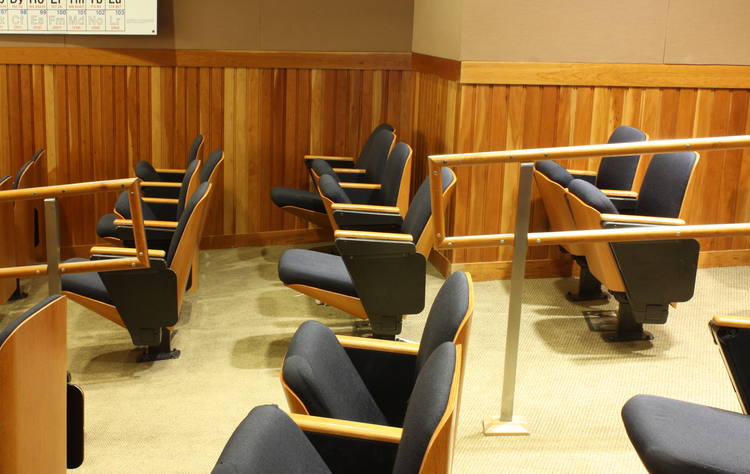
#> input picture Stereo Correspondence/left3.png, 750 x 474 px
$ python run.py
#> lines starting #> are read from the running program, lines starting #| are printed output that depends on the picture
import numpy as np
import cv2
import networkx as nx
import maxflow
from scipy.signal import convolve2d


def calculate_ssd(img1, img2, pixels):
    ssd = np.zeros((img1.shape[0], img1.shape[1], pixels))
    for i in range(pixels):
        diff = img1 - np.roll(img2, i, axis=1)
        ssd[:, :, i] = convolve2d(diff**2, np.ones((1, 1)), mode='valid')
    return ssd

def compute_disparity_ssd(img1, img2, direction, kernel_size, pixels):
    '''
    ssd disparity map
    '''
    ssd = calculate_ssd(img1, img2, pixels)
    disparity_map = np.zeros_like(img1)
    for i in range(0, img1.shape[1] - kernel_size + 1):
        for j in range(0, img1.shape[0] - kernel_size + 1):
            if direction == 0:
                ssd_tx = np.sum(ssd[j:(j+kernel_size), i:(i+kernel_size), :], axis=(0, 1))
            elif direction == 1:
                ssd_tx = np.sum(ssd[(j - kernel_size + 1):(j + 1), i:(i + kernel_size), :], axis=(0, 1))
            disparity_map[j, i] = np.argmin(ssd_tx)
    return disparity_map

def compute_disparity_advanced(left_image, right_image, cost_weight, smoothness_weight=20):
    '''
    graph cut
    '''
    disparity_map = np.abs(left_image - right_image)
    data_cost = disparity_map.astype(np.float32)
    G = nx.Graph()
    height, width = disparity_map.shape
    for i in range(height):
        for j in range(width):
            node_id = i * width + j
            G.add_node(node_id, data_cost=data_cost[i, j])

    for i in range(height - 1):
        for j in range(width - 1):
            node_id1 = i * width + j
            node_id2 = (i + 1) * width + (j + 1)
            smoothness_cost = smoothness_weight * np.abs(disparity_map[i, j] - disparity_map[i + 1, j + 1])
            G.add_edge(node_id1, node_id2, weight=cost_weight * data_cost[i, j] + smoothness_cost)
    _, partition = nx.minimum_cut(G, 0, (height - 1) * width + (width - 1))
    disparity_map_result = np.zeros_like(disparity_map)
    for node_id, _ in enumerate(partition[0]):
        i = node_id // width
        j = node_id % width
        disparity_map_result[i, j] = disparity_map[i, j]
    return disparity_map_result


if __name__ == '__main__':
    left_img = cv2.imread("left3.png", cv2.IMREAD_GRAYSCALE).astype(np.float32)
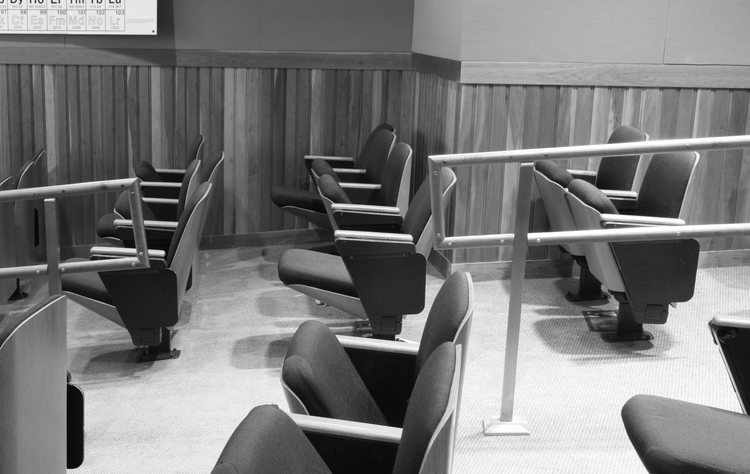
#> left_img: shape (474, 750) float32; min 5, max 255, mean 121.8
    right_img = cv2.imread("right3.png", cv2.IMREAD_GRAYSCALE).astype(np.float32)
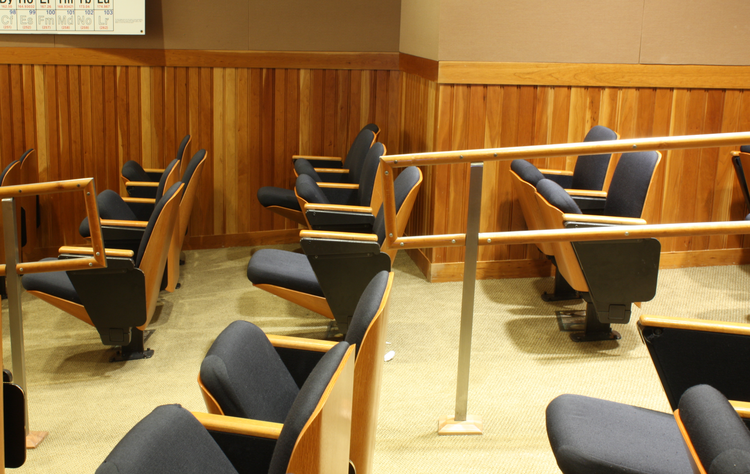
#> input picture Stereo Correspondence/right3.png, 750 x 474 px
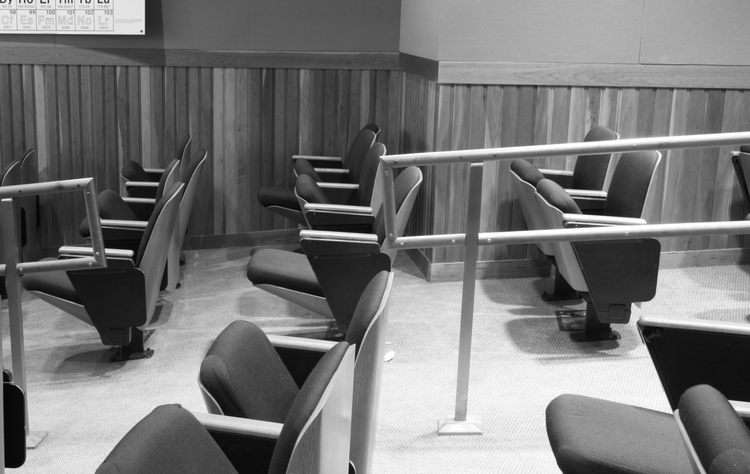
#> right_img: shape (474, 750) float32; min 3, max 255, mean 119.3

    l = compute_disparity_ssd(left_img, right_img, 0, 5, 50)
#> the loop in calculate_ssd, `for i in range(pixels):` made 50 passes
#> pass 1, in calculate_ssd, `diff = img1 - np.roll(img2, i, axis=1)`:
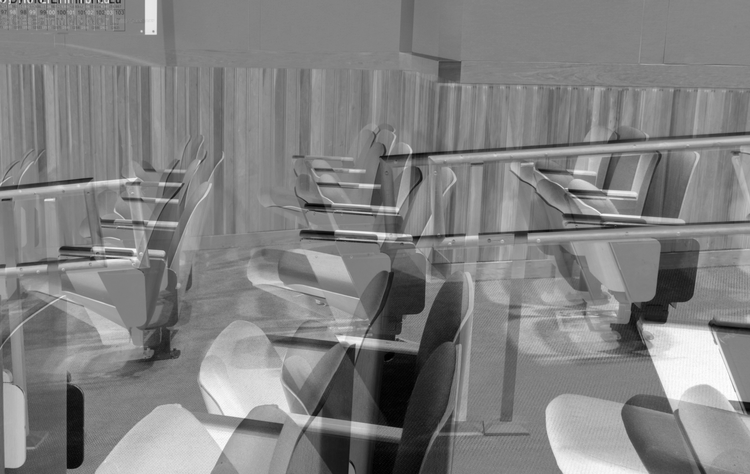
#> diff: shape (474, 750) float32; min -238, max 235, mean 2.6; drawn with min black and max white
#> after the loop in compute_disparity_ssd, `for i in range(0, img1.shape[1] - kernel_size + 1):`:
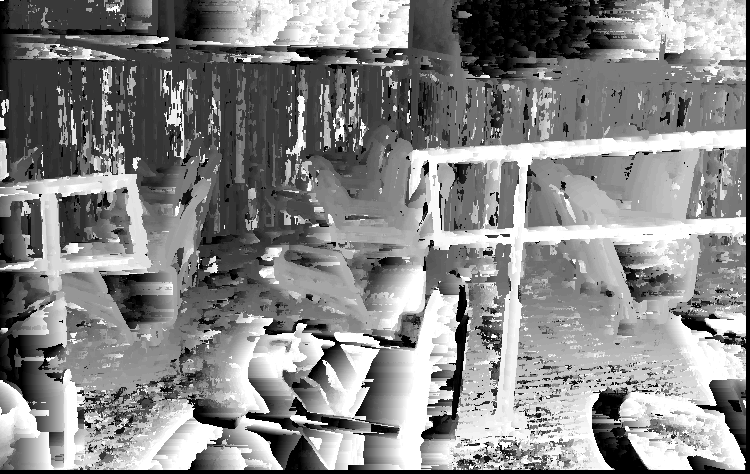
#> disparity_map: shape (474, 750) float32; min 0, max 49, mean 26; drawn with min black and max white
    cv2.normalize(l,l,0,255,cv2.NORM_MINMAX)
    # cl = cv2.applyColorMap(l.astype(np.uint8),cv2.COLORMAP_RAINBOW)
    cv2.imwrite("Stereo_ltr.png",l)

    r = compute_disparity_ssd(left_img, right_img, 1, 5, 50)
#> call 2 of compute_disparity_ssd, with direction = 1, kernel_size = 5, pixels = 50
#> after the loop in compute_disparity_ssd (call 2), `for i in range(0, img1.shape[1] - kernel_size + 1):`:
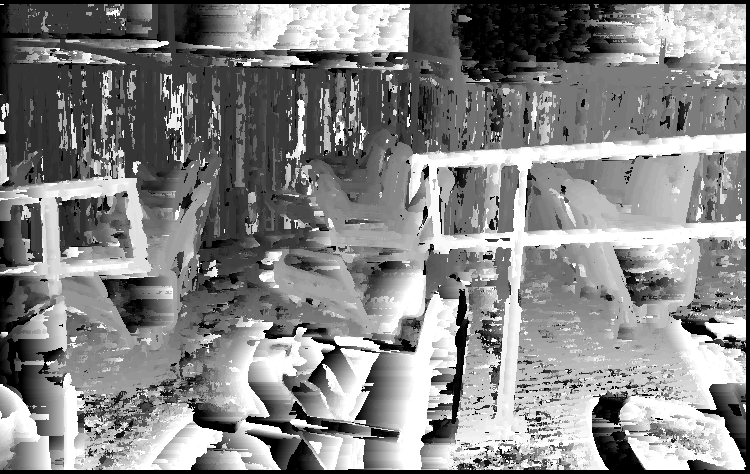
#> disparity_map: shape (474, 750) float32; min 0, max 49, mean 25.7; drawn with min black and max white
    cv2.normalize(r,r,0,255,cv2.NORM_MINMAX)
    # cr = cv2.applyColorMap(r.astype(np.uint8),cv2.COLORMAP_RAINBOW)
    cv2.imwrite("Stereo_rtl.png",r)

    disparity_map_graph_cut = compute_disparity_advanced(left_img, right_img, 0.0001)
#> in compute_disparity_advanced, `disparity_map = np.abs(left_image - right_image)`:
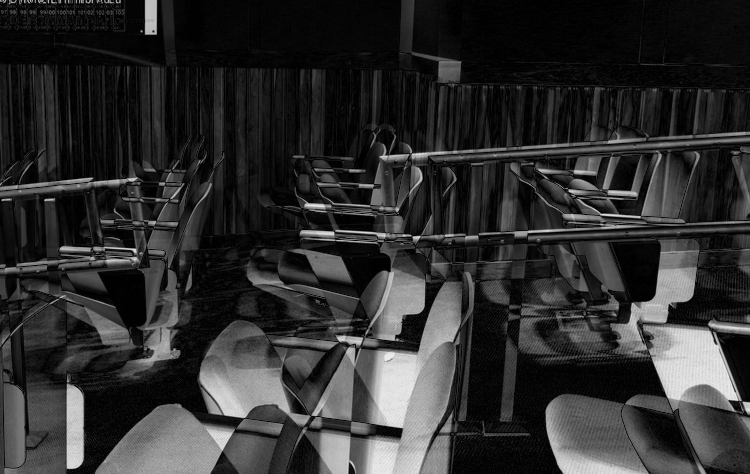
#> disparity_map: shape (474, 750) float32; min 0, max 238, mean 46.7
    # disparity_map_graph_cut = stereo_matching(left_img, right_img)
    cv2.normalize(disparity_map_graph_cut,disparity_map_graph_cut,0,255,cv2.NORM_MINMAX)
    # cgt = cv2.applyColorMap(disparity_map_graph_cut.astype(np.uint8),cv2.COLORMAP_JET)
    cv2.imwrite("Stereo_graph_cut.png",disparity_map_graph_cut)
